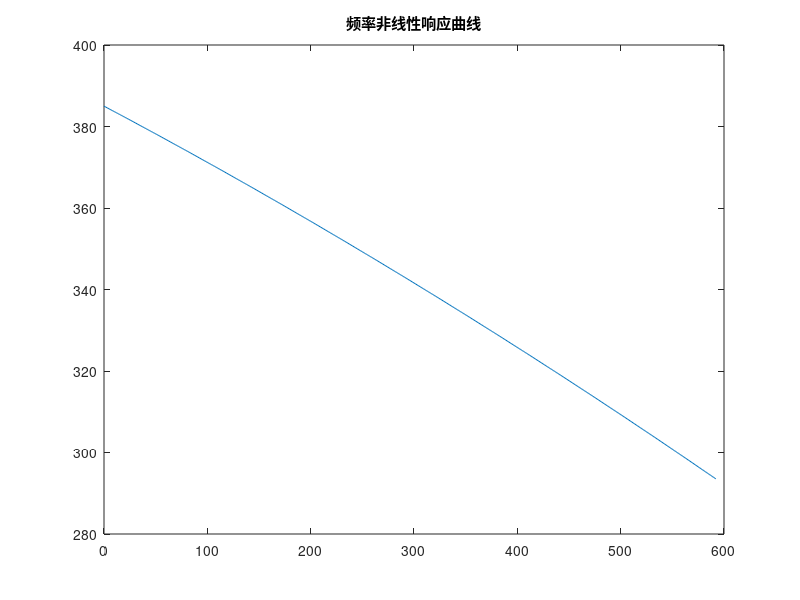
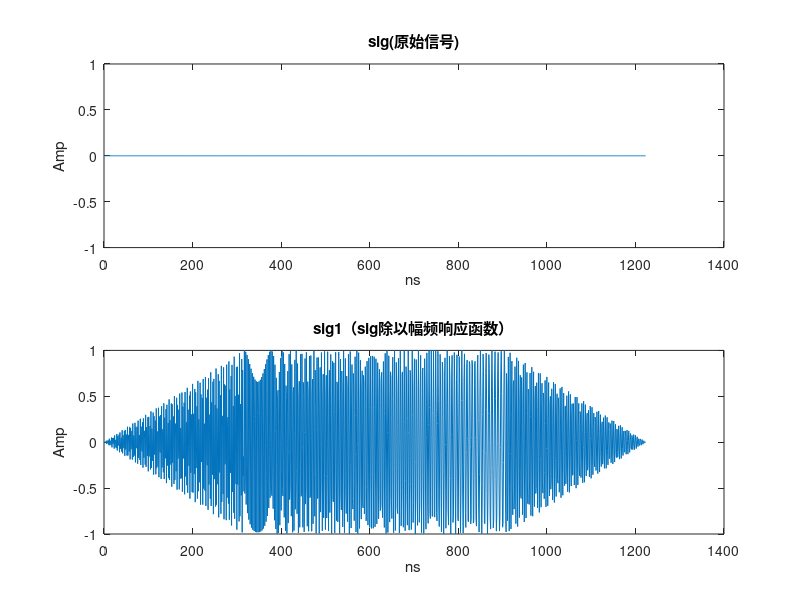
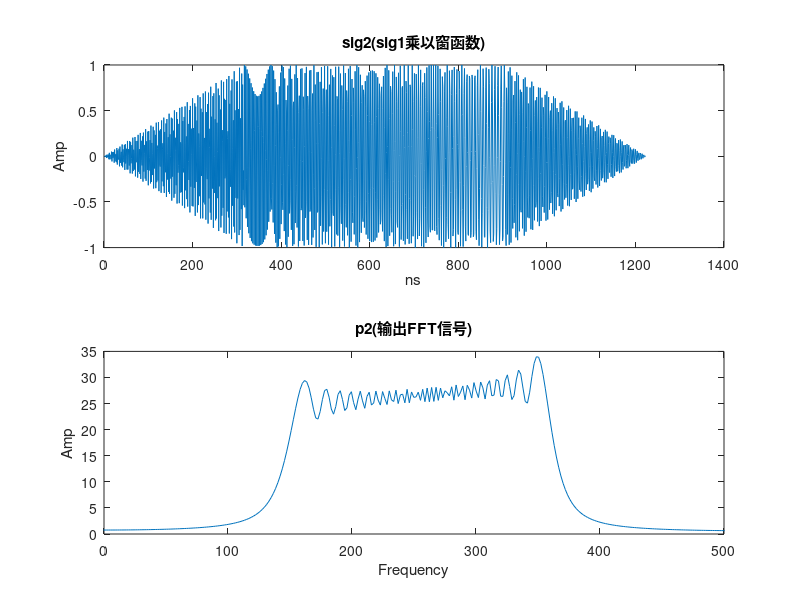

Recreate these plots in MATLAB, in order.
%% Prescan AOD 205-355MHz 3.1 us 线性递增的扫频信号
clear all
close all

L = 3.2; %开放功能
v = 5.742; Delta = 30; %
delay = 300;
fa = 355 + Delta; fb = 205 + Delta; %a高频，b低频；开放功能
T_chirp = L / v * 1000;
ramp = (fa - fb) / T_chirp; %MHz,ns   1/5.742=174;1.5/5.742=261
% Fs=1000;%Fs,M
Fs = 1064; %Fs,M；采样率

N = round(1000 * L / v * Fs / 1000 + 30 + 2 * delay);
t = (1:N)'; %ns
t1 = (1:delay + 15)';
t2 = (delay + 15 + 1:N - (delay + 15))';
t3 = (N - (delay + 15) + 1:N)';
% tso=t2-t2(1);
% f=110+k/2*t;%递增Chirp
% f=263-k/2*t;
% Phi=fa*(t2-t2(1))-ramp/2*(t2-t2(1)).^2;%递减prescan-,递增prescan+
C = 4000; %开放功能
Phi = fa - ramp / 2 * (t2 - t2(1)) - ramp / 2 / C * (t2 - t2(1)) .^ 2; %-ramp/2*(t2-t2(1)).^2
%功率调节....................................
y0 = 1; %拟合参数1
xc = 210.8; %拟合参数2
A = 3.07; %拟合参数3
a = 18.7; %拟合参数4
b = 13.3; %拟合参数5
c = 24.4; %拟合参数6
% Amp=y0+A*((1+exp(-(f+34-xc+a/2)/b)).^(-1)).*(1-(1+exp(-(f+34-xc-a/2)/c)).^(-1));%Prescan AOD 拟合曲线
Amp = 1;
figure(1)
plot((t2 - t2(1)), Phi)
title('频率非线性响应曲线')
%画原始信号.........................................
Ts = 1 / Fs;

% sig=cos(2*pi*f.*t/1000);
sig = zeros(1, N);
sig1 = sig;
sig1(t2) = cos(2 * pi * Phi .* t2 / 1000) %.*Amp;
Amp1 = t1 / length(t1);
sig1(t1) = cos(2 * pi * (fa + Delta) * t1 / 1000) .* Amp1;
Amp3 = t1(length(t1):-1:1) / length(t1);
sig1(t3) = cos(2 * pi * (fb + Delta) * t3 / 1000) .* Amp3;

% sig1(N-40:N)=0;%test
figure(2)
subplot(211)
plot(t, sig);
title('sig(原始信号)');
xlabel('ns');
ylabel('Amp');
subplot(212)
plot(t, sig1);
title('sig1（sig除以幅频响应函数）');
xlabel('ns');
ylabel('Amp');
% subplot(212)
% plot(t,f);
% title('f');
% xlabel('ns');
% ylabel('Frequency');

%加窗信号
Arr = ones(1, N);
n = 15 + delay; %可调节参数
Arr(1:n) = -sin((-2 * pi / (4 * n)) * (1:n)); %自定义函数：正弦函数
Arr(N - n + 1:N) = -sin((-2 * pi / (4 * n)) * (n:-1:1));
% Arr(1:n)=sin((pi/2*(0:n-1)/(n-1))).^2;%hann函数
% Arr(N-n+1:N)=sin((pi/2*((n:-1:1)-1)/(n-1))).^2;
sig2 = sig1; %.*Arr';
% sig3=sig.*Arr';
y = int16(32768 * sig2);
figure(3)
subplot(211)
plot(t, sig2);
title('sig2(sig1乘以窗函数)');
xlabel('ns');
ylabel('Amp');
subplot(212)
% Freq=Fs*(0:N-1)/N;
Freq = linspace(-Fs / 2, Fs / 2, length(t2));
p2 = fftshift(abs(fft(sig1(t2))));
% p3=p2*(x.^2+x);
% p2=abs(fft(sig2));%test
plot(Freq, p2);
title('p2(输出FFT信号)');
xlabel('Frequency');
ylabel('Amp');
xlim([0 500])
hold on
%ylim([0 120]);

% FileName='B2_CAOD_3.2mm_355_205_557ns_300delay.txt';
% dlmwrite(FileName,y,'delimiter' , '\n' , 'precision', 6)%将矩阵M导出到FileName文件中，分隔符为制表符，有效数位为6位。
% type(FileName)
